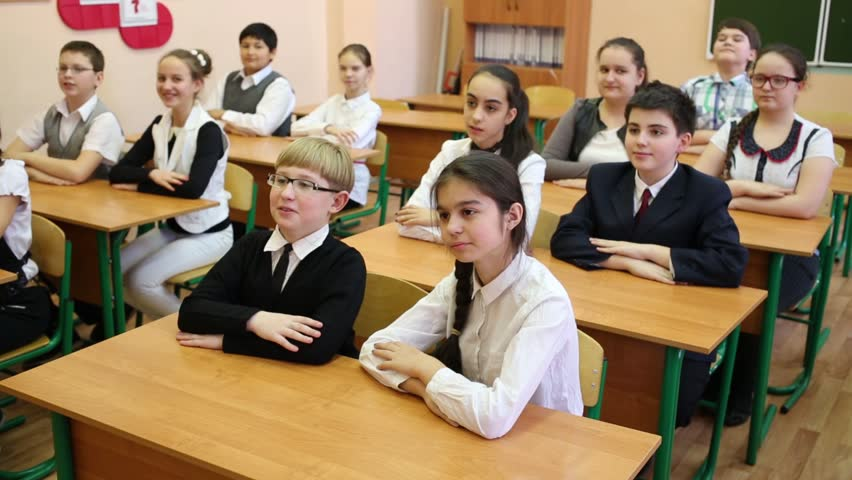
#> input picture 7.FACE_DETECTION/classroom.jpg, 852 x 480 px
$ jupyter execute face_detection.ipynb
#> lines starting #> are read from the running program, lines starting #| are printed output that depends on the picture; after the words box and inside, x2 and y2 are one past the last pixel; in counts of white or black regions, pixels touching at a corner belong together
[cell 1]
import cv2 as cv
import numpy as np

[cell 2]
#importing haarcascadexml file it is basically a classifier
classifier=cv.CascadeClassifier("haarcascade_frontalface_default.xml")

[cell 3]
classifier

[cell 4]
img=cv.imread("classroom.jpg")
#> img is the input picture: shape (480, 852, 3); mean B, G, R 96.3, 124.5, 147.2

[cell 5]
img  #we need to pass this image to classifier so that classifier can detect the image

[cell 6]
faces=classifier.detectMultiScale(img,1.06,3) #2nd_parameteris scaling factorless the value of scale more faces will be detected
#> faces = 16 rows, first 6: [232, 31, 39, 39], [690, 82, 28, 28], [332, 54, 38, 38], [709, 22, 43, 43], [2, 215, 35, 35], [47, 51, 47, 47]

[cell 7]
faces #FACES HAVING CO-ORDINATES OF ALL THE FACE
#> Out has the same summary as faces

[cell 8]
for(x,y,w,h) in faces:
    cv.rectangle(img,(x,y),(x+w,y+h),(0,180,0),2) #taking eacg face at a time and after taht drawing a rectangle last parameter
#> this loop made 16 passes
#> (x, y, w, h) on passes 1 to 12: (232, 31, 39, 39), (690, 82, 28, 28), (332, 54, 38, 38), (709, 22, 43, 43), (2, 215, 35, 35), (47, 51, 47, 47), (584, 48, 57, 57), (145, 59, 50, 50), (741, 56, 60, 60), (612, 105, 67, 67), (538, 169, 48, 48), (260, 158, 67, 67)
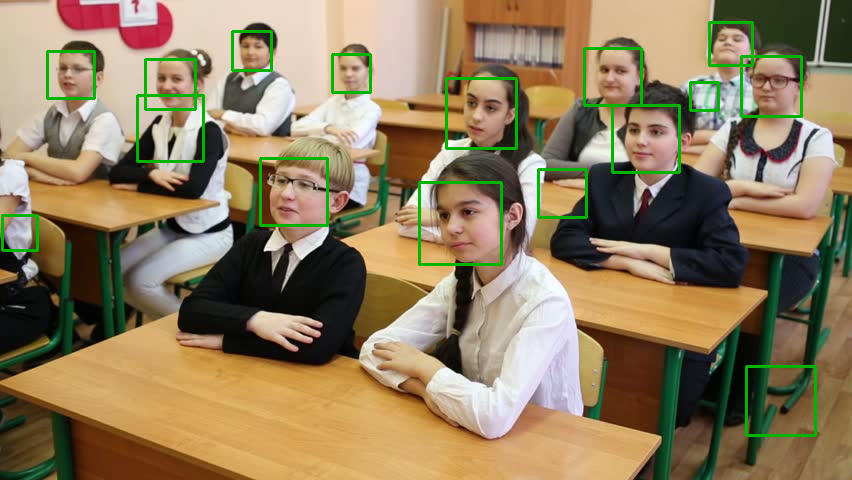
#> img: shape (480, 852, 3); 2.49% of pixels changed, all inside (x1, y1, x2, y2) = (1, 21, 817, 437)
                                                  #thickness of rectangle and last secong is color

[cell 9]
cv.imwrite("detected1 image.png",img)
#> Out = True

[cell 10]
#to crop the detected image
face=img[y:y+h, x:x+w,:]
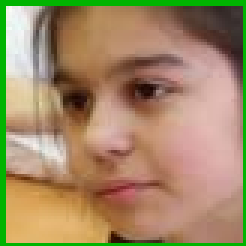
#> face: shape (82, 82, 3) (shown 3 times larger); mean B, G, R 102, 138, 162
cv.imwrite("cropimage.png",face)
#> Out = True
